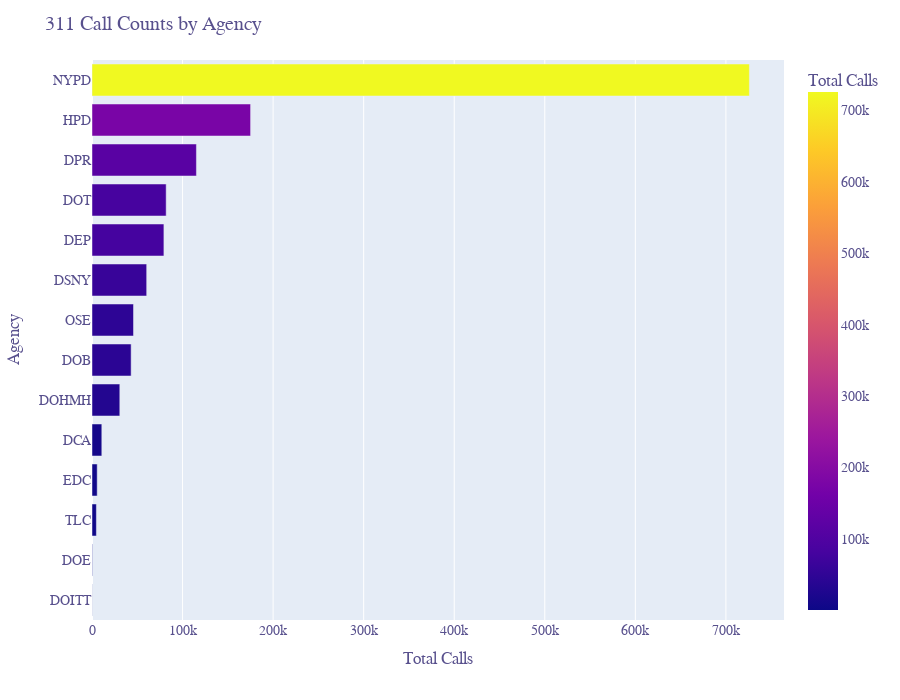

The code cell stored with this chart in its notebook:
### Markdown cell above
Complaints related to noise, illegal parking, damaged tress, sanitation, and utilities are the most common. The same process is repeated below to create a bar chart for the agency value counts.

### Code cell
agency_x = list(df["agency"].value_counts())
agency_y = list(df["agency"].value_counts().index)

agency_x.reverse()
agency_y.reverse()

agency_count_df = pd.DataFrame({"Total Calls": agency_x, "Agency": agency_y})

agency_fig = px.bar(agency_count_df, x="Total Calls", y="Agency", 
             orientation='h',
             height=700, color = "Total Calls",
             color_discrete_sequence = px.colors.sequential.thermal)

agency_fig.update_layout(hovermode='x',
                  title="311 Call Counts by Agency",
                  font=dict(family="silom",
                  size=14, color="#58508d"))

agency_fig.show()

### Figure 1 — Plotly figure (JSON) as saved in the notebook; plotly's stock layout.template omitted (floating-point values rounded to 4 significant figures)
{"data": [{"textposition": "auto", "hovertemplate": "Total Calls=%{marker.color}<br>Agency=%{y}", "showlegend": false, "legendgroup": "", "name": "", "yaxis": "y", "y": ["DOITT", "DOE", "TLC", "EDC", "DCA", "DOHMH", "DOB", "OSE", "DSNY", "DEP", "DOT", "DPR", "HPD", "NYPD"], "hoverlabel": {"namelength": 0}, "offsetgroup": "", "xaxis": "x", "marker": {"color": [155, 433, 4839, 5737, 10831, 30703, 43218, 45811, 60384, 79399, 81907, 115309, 175113, 725947], "coloraxis": "coloraxis"}, "x": [155, 433, 4839, 5737, 10831, 30703, 43218, 45811, 60384, 79399, 81907, 115309, 175113, 725947], "alignmentgroup": "True", "type": "bar", "orientation": "h"}], "layout": {"xaxis": {"domain": [0, 1], "anchor": "y", "title": {"text": "Total Calls"}}, "title": {"text": "311 Call Counts by Agency"}, "yaxis": {"domain": [0, 1], "anchor": "x", "title": {"text": "Agency"}}, "height": 700, "barmode": "relative", "hovermode": "x", "font": {"color": "#58508d", "family": "silom", "size": 14}, "margin": {"t": 60}, "legend": {"tracegroupgap": 0}, "coloraxis": {"colorbar": {"title": {"text": "Total Calls"}}, "colorscale": [[0, "#0d0887"], [0.1111, "#46039f"], [0.2222, "#7201a8"], [0.3333, "#9c179e"], [0.4444, "#bd3786"], [0.5556, "#d8576b"], [0.6667, "#ed7953"], [0.7778, "#fb9f3a"], [0.8889, "#fdca26"], [1, "#f0f921"]]}}}
